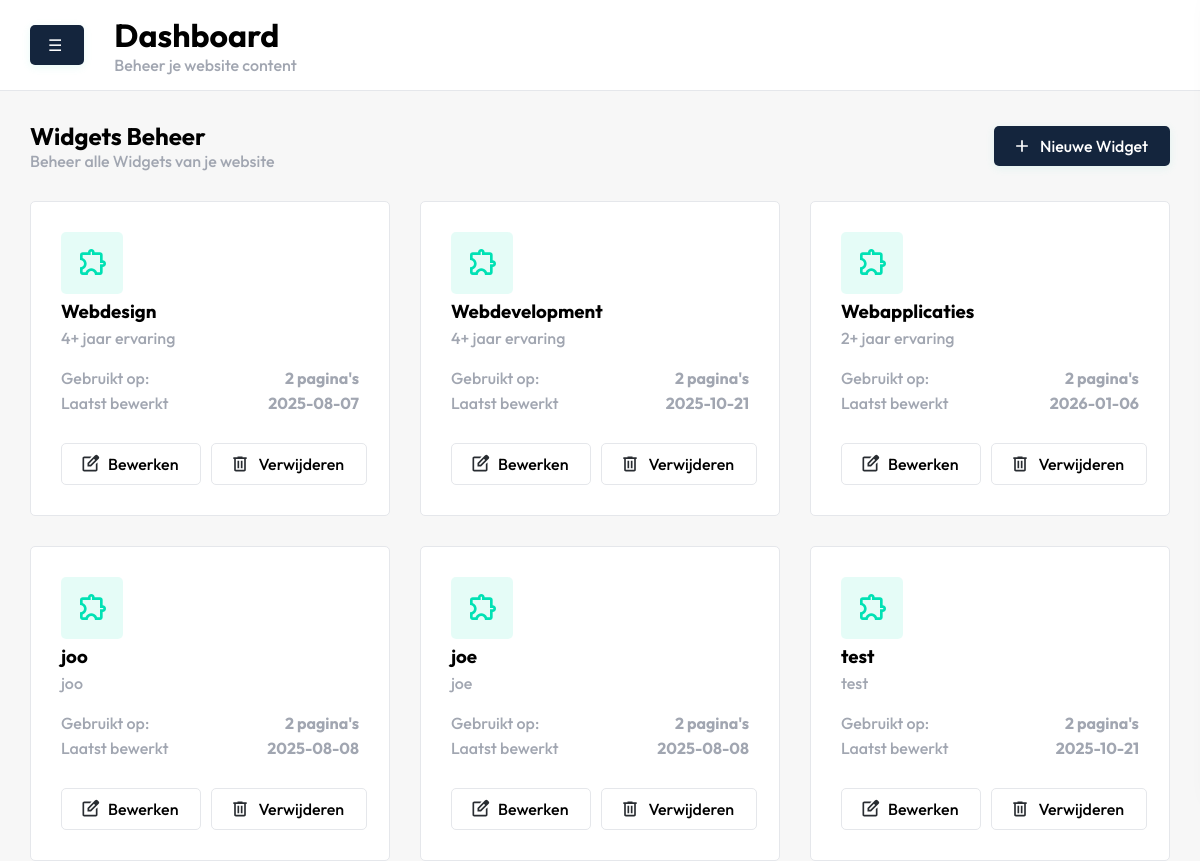
/dashboard/widgets/index.php (signed in), run on the app's committed database.
### tables this page shows
CREATE TABLE IF NOT EXISTS `widget` (
  `id` int NOT NULL AUTO_INCREMENT,
  `widgetcontent_id` int NOT NULL,
  `created_at` date DEFAULT NULL,
  `last_edit` date DEFAULT NULL,
  PRIMARY KEY (`id`),
  KEY `widgetcontent_id` (`widgetcontent_id`)
);

CREATE TABLE IF NOT EXISTS `widgetcontent` (
  `id` int NOT NULL AUTO_INCREMENT,
  `title` varchar(255) DEFAULT NULL,
  `description` varchar(255) DEFAULT NULL,
  `text` text,
  PRIMARY KEY (`id`)
);

### controllers/widgets/widgets_content.php (called while the page is built, shortened)
<?php
function getAllWidgetsContent($conn) {
    $sql = "SELECT * FROM WidgetContent";
    $stmt = $conn->query($sql);
    $widgetContent = [];
    if ($stmt) {
        while ($row = $stmt->fetch(PDO::FETCH_ASSOC)) {
            $widgetContent[$row['id']] = $row;
        }
    }
    return $widgetContent;
}
?>

### controllers/controller.php (called while the page is built, shortened)
<?php
require_once('pages/delete.php');
require_once('widgets/widgets.php');
$widgets = getAllWidgets($conn);
require_once('templates/templates.php');
require_once('widgets/widgets_content.php');
$widgetContent = getAllWidgetsContent($conn);
?>

### controllers/widgets/widgets.php (called while the page is built, shortened)
<?php
function getAllWidgets($conn) {
    $sql = "SELECT * from widget";
    $stmt = $conn->query($sql);
    $widgets = [];
    if ($stmt) {
        while ($row = $stmt->fetch(PDO::FETCH_ASSOC)) {
            $widgets[] = $row;
        }
    }
    return $widgets;
}
?>

### dashboard/widgets/index.php (the view, shortened to what this page needs)
<?php
require_once  '../../controllers/controller.php';
include('../includes/header.php');
?>
<section id="widgets">
    <div class="container">
        <div class="justify-between">
            <div class="intro">
                <h2>Widgets Beheer</h2>
                <p>Beheer alle Widgets van je website</p>
            </div>
            <div class="align-center">
                <button class="open-slide-in blue-btn">
                    <svg xmlns="http://www.w3.org/2000/svg" height="24px" viewBox="0 -960 960 960" width="24px"
                        fill="#292D32">
                        <path d="M440-440H200v-80h240v-240h80v240h240v80H520v240h-80v-240Z" />
                    </svg>
                    Nieuwe Widget
                </button>
            </div>
        </div>
    </div>
    <div class="container">
        <div class="cards-wrapper">
            <?php foreach ($widgetContent as $content): ?>
            <?php foreach ($widgets as $widget): ?>
            <?php if ($widget['widgetcontent_id'] == $content['id']): ?>
            <div class="card">
                <div class="info">
                    <div>
                        <div>
                            <div class="icon align-center">
                            </div>
                        </div>
                        <h3><?= htmlspecialchars($content['title']) ?></h3>
                        <p><?= htmlspecialchars($content['description']) ?></p>
                    </div>
                    <div class="content">
                        <div>
                            <div class="justify-between">
                                <p>Gebruikt op:</p>
                                <p><strong>2 pagina's</strong></p>
                            </div>
                            <div class="justify-between">
                                <p>Laatst bewerkt</p>
                                <p><strong><?= htmlspecialchars($widget['last_edit']) ?></strong></p>
                            </div>
                        </div>
                        <div class="align-center gap10">
                            <div>
                                <a class="" href="edit.php?id=<?= $widget['id'] ?>">
                                    <button class="white-btn">
                                        Bewerken
                                    </button>
                                </a>
                            </div>
                            <div>
                                <form method="post" action="../../controllers/widgets/delete.php"
                                    style="display: inline;">
                                    <button type="submit" class="white-btn"
                                        onclick="return confirm('Weet je zeker dat je deze widget wilt verwijderen?');">
                                        <svg xmlns="http://www.w3.org/2000/svg" height="24px" viewBox="0 -960 960 960"
                                            width="24px" fill="#292D32">
                                            <path
                                                d="M280-120q-33 0-56.5-23.5T200-200v-520h-40v-80h200v-40h240v40h200v80h-40v520q0 33-23.5 56.5T680-120H280Zm400-600H280v520h400v-520ZM360-280h80v-360h-80v360Zm160 0h80v-360h-80v360ZM280-720v520-520Z" />
                                        </svg>
                                        Verwijderen
                                    </button>
                                </form>
                            </div>
                        </div>
                    </div>
                </div>
            </div>
            <?php endif; ?>
            <?php endforeach; ?>
            <?php endforeach; ?>
        </div>
    </div>
</section>
<?php
include('../includes/footer.php');
?>

### dashboard/includes/header.php (shortened to what this page needs)
<!DOCTYPE html>
<html lang='en'>
<head>
    <link rel="stylesheet" href="/dashboard/css/style.css">
</head>
<body>
    <main>
        <header>
            <div class="align-center">
                <button class="toggle-btn" aria-label="Toggle sidebar">☰</button>
            </div>
            <div class="content">
                <h1>Dashboard</h1>
                <p>Beheer je website content</p>
            </div>
        </header>

### dashboard/includes/footer.php (shortened to what this page needs)
</main>
</body>
</html>

### dashboard/css/style.css (style rules this page uses)
body { font-family: 'Outfit', sans-serif; background: #f7f7f7; margin: 0; padding: 0; }
.container { padding-left: 30px; padding-right: 30px; }
button { font-family: 'Outfit', sans-serif; }
h1, h2, h3, h4, h5, h6 { margin: 0; padding: 0; }
p { margin: 0; padding: 0; color: rgb(161 166 177); font-weight: 500; }
.blue-btn { background: #14253D; color: #fff; border: none; border-radius: 5px; padding: 10px 22px 10px 18px; font-size: 16px; font-weight: 500; display: inline-flex; align-items: center; gap: 8px; box-shadow: 0 2px 8px rgba(63,216,190,0.12); cursor: pointer; transition: background 0.2s; }
.blue-btn svg { width: 20px; height: 20px; fill: #fff; }
.white-btn { background: #fff; border: none; border-radius: 5px; padding: 10px 22px 10px 18px; font-size: 16px; font-weight: 500; display: inline-flex; align-items: center; gap: 8px; cursor: pointer; transition: background 0.2s; border: 1px solid #e5e7eb; }
.white-btn svg { width: 20px; height: 20px; }
#pages, #widgets { width: 100%; }
#pages .intro, #widgets .intro { padding: 30px 0; }
#widgets .cards-wrapper { display: flex; flex-wrap: wrap; gap: 30px; }
#widgets .card { flex: 0 0 calc(33.333% - 20px); max-width: calc(33.333% - 20px); border: 1px solid #e5e7eb; border-radius: 5px; background-color: #fff; box-sizing: border-box; }
#widgets .card { padding: 30px; }
#widgets .card .info { display: flex; flex-direction: column; height: 100%; justify-content: space-between; }
#widgets .card .info .icon { width: 32px; height: 32px; background-color: rgba(0, 225, 180, 0.1); padding: 15px; margin-bottom: 5px; border-radius: 5px; display: flex; align-items: center; justify-content: center; }
#widgets .card .info p, #widgets .card .info h3 { margin-bottom: 5px; }
#widgets .card .info .content { margin-top: 15px; }
#widgets .card .info .align-center.gap10 > div { flex: 1; }
#widgets .card .info .white-btn { width: 100%; justify-content: center; margin-top: 25px; }
main { margin-left: 0; transition: margin-left 0.3s ease; }
header { padding: 15px 30px; display: flex; background-color: white; border-bottom: 1px solid #e5e7eb; }
header .content { padding-left: 30px; }
.toggle-btn { background: #14253D; color: #fff; border: none; border-radius: 5px; padding: 10px 22px 10px 18px; font-size: 16px; font-weight: 500; display: inline-flex; align-items: center; gap: 8px; box-shadow: 0 2px 8px rgba(63, 216, 190, 0.12); cursor: pointer; transition: background 0.2s; }
.justify-between { display: flex; justify-content: space-between; }
.align-center { display: flex; align-items: center; }
.gap10 { gap: 10px; }

### data on the page
widget: widgetcontent.title "Webdesign", widgetcontent.description "4+ jaar ervaring", last_edit "2025-08-07"
widget: widgetcontent.title "Webdevelopment", widgetcontent.description "4+ jaar ervaring", last_edit "2025-10-21"
widget: widgetcontent.title "Webapplicaties", widgetcontent.description "2+ jaar ervaring", last_edit "2026-01-06"
widget: widgetcontent.title "joo", widgetcontent.description "joo", last_edit "2025-08-08"
widget: widgetcontent.title "joe", widgetcontent.description "joe", last_edit "2025-08-08"
widget: widgetcontent.title "test", widgetcontent.description "test", last_edit "2025-10-21"
